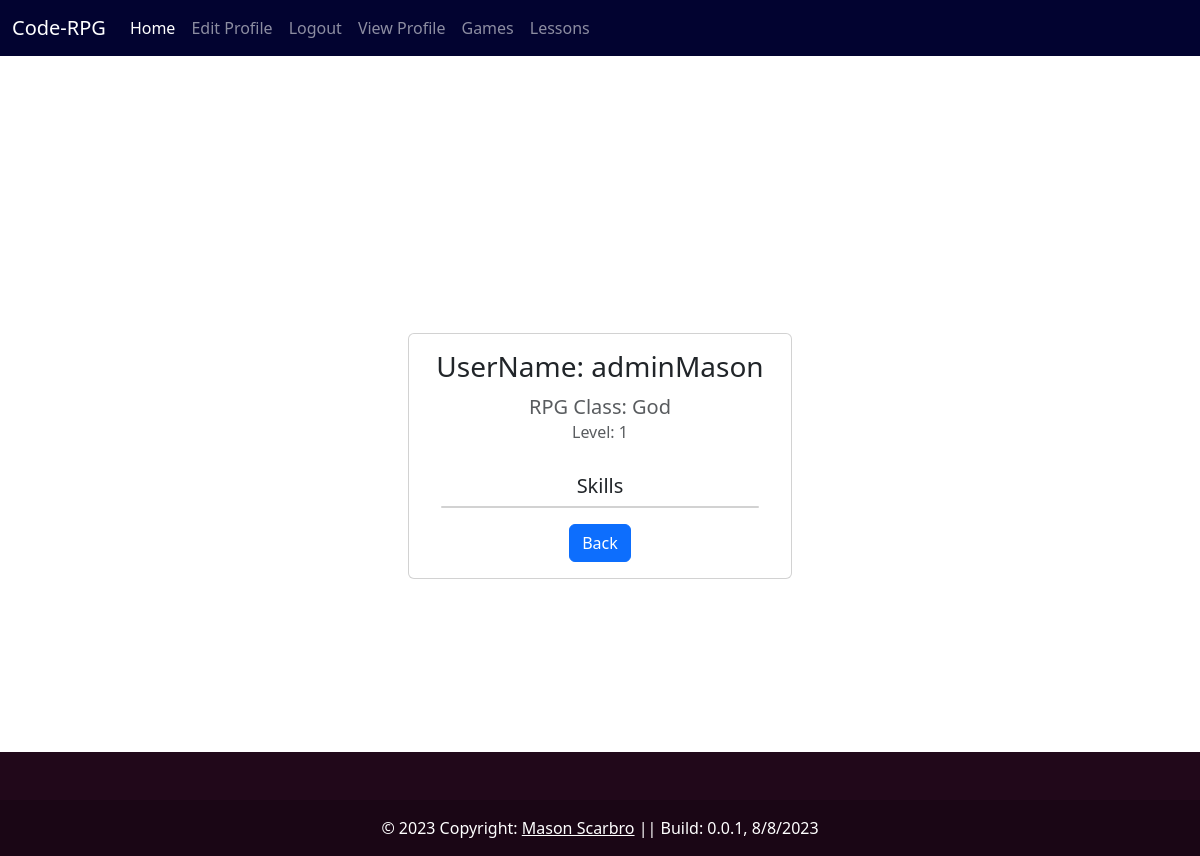
Page /CodeRPGappMain/profile/ (signed in) on the earlier database version.
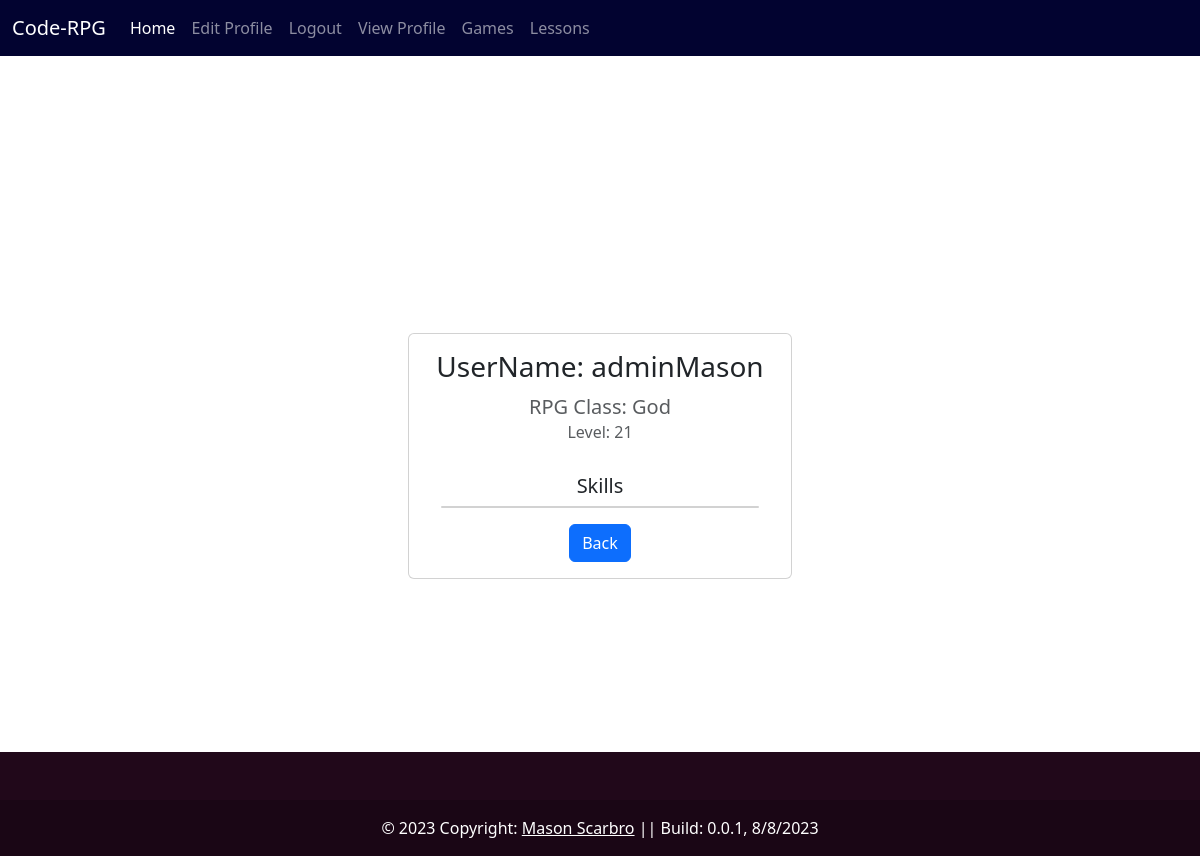
Same page on the later database version.
### CodeRPGappMain/models.py (models this page shows, shortened)
class Profile(models.Model):
    user = models.OneToOneField(User, null=True, on_delete=models.CASCADE)
    rpg_class = models.CharField(max_length=100, default='Warrior')
    level = models.IntegerField(default=1)
    skills = models.ManyToManyField(Skill)
    markComplete_1 = models.BooleanField(default=False)

### CodeRPGappMain/views.py (the view)
# urls.py: path('profile/', ShowProfilePageView.as_view(), name='show_profile'),
class ShowProfilePageView(generic.DetailView):
    model = Profile
    template_name = 'registration/user_profile.html'
    context_object_name = 'page_user'
    def get_object(self, queryset=None):
        return get_object_or_404(Profile, user=self.request.user)
    def get_context_data(self, **kwargs):
        context = super().get_context_data(**kwargs)
        user = User.objects.get(pk=self.request.user.id)
        context['username'] = user.username
        context['first_name'] = user.first_name
        context['last_name'] = user.last_name
        profile = self.get_object()
        context['skills'] = profile.skills
        context['level'] = profile.level
        return context

### CodeRPGappMain/templates/registration/user_profile.html (shortened to what this page needs)
{% extends 'base.html' %}
{% load static %}
{% block content %}
<div class="d-flex justify-content-center align-items-center" style="min-height: 100vh;">
    <div class="card" style="width: 24rem;">
        <div class="card-body text-center">
            <h3 class="card-title mb-3">UserName: {{ page_user.user.username }}</h3>
            {% if page_user.rpg_class %}
            <h5 class="card-subtitle mb-2 text-muted">RPG Class: {{ page_user.rpg_class }}</h5>
            {% endif %}
            {% if page_user.level %}
            <h6 class="card-subtitle mb-3 text-muted">Level: {{ page_user.level }}</h6>
            {% endif %}
              <div class="card-body">
                <h5 class="card-title">Skills</h5>
                <div class="card">
              </div>
              </div>
            <a href="/" class="btn btn-primary">Back</a>
        </div>
    </div>
</div>
<footer class="text-center text-white fixed-bottom" style="background-color: #21081a;">
    <div class="container p-4"></div>
    <div class="text-center p-3" style="background-color: rgba(0, 0, 0, 0.2);">
      <a class="text-white" href="https://github.com/MasonScarbro">Mason Scarbro</a>
    </div>
  </footer>
{% endblock %}

Differences in the rows shown:
changed Profile "God": level "1" → "21"
